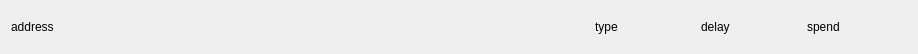
<?xml version="1.0" encoding="UTF-8"?>
<ui version="4.0">
 <class>sourceInformationWidget</class>
 <widget class="QWidget" name="sourceInformationWidget">
  <property name="geometry">
   <rect>
    <x>0</x>
    <y>0</y>
    <width>918</width>
    <height>54</height>
   </rect>
  </property>
  <property name="windowTitle">
   <string>Form</string>
  </property>
  <layout class="QHBoxLayout" name="horizontalLayout">
   <item>
    <widget class="QLabel" name="address_Label">
     <property name="styleSheet">
      <string notr="true"/>
     </property>
     <property name="text">
      <string>address</string>
     </property>
    </widget>
   </item>
   <item>
    <widget class="QLabel" name="type_Label">
     <property name="maximumSize">
      <size>
       <width>100</width>
       <height>16777215</height>
      </size>
     </property>
     <property name="styleSheet">
      <string notr="true"/>
     </property>
     <property name="text">
      <string>type</string>
     </property>
    </widget>
   </item>
   <item>
    <widget class="QLabel" name="delay_Label">
     <property name="maximumSize">
      <size>
       <width>100</width>
       <height>16777215</height>
      </size>
     </property>
     <property name="styleSheet">
      <string notr="true"/>
     </property>
     <property name="text">
      <string>delay</string>
     </property>
    </widget>
   </item>
   <item>
    <widget class="QLabel" name="spend_Label">
     <property name="maximumSize">
      <size>
       <width>100</width>
       <height>16777215</height>
      </size>
     </property>
     <property name="styleSheet">
      <string notr="true"/>
     </property>
     <property name="text">
      <string>spend</string>
     </property>
    </widget>
   </item>
  </layout>
 </widget>
 <resources/>
 <connections/>
</ui>
